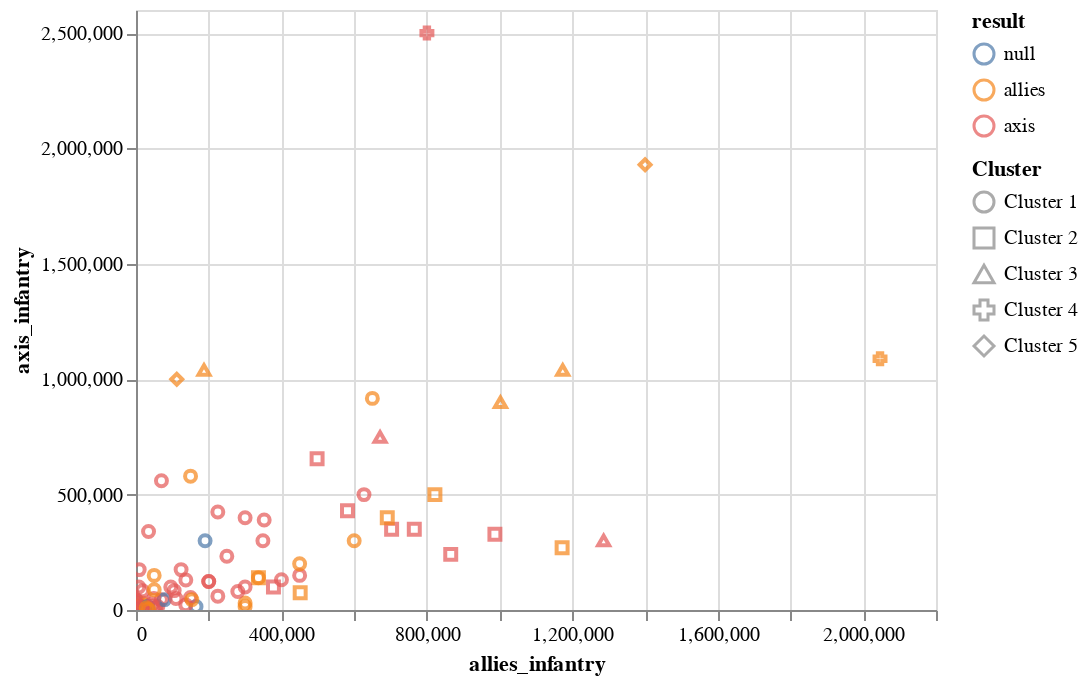

The notebook cell this image was saved under:
### Code cell
c.encode(shape=alt.Shape('label 2:N', legend=alt.Legend(title='Cluster')))

### Figure 1 — Vega-Lite specification as saved in the notebook (floating-point values rounded to 4 significant figures)
{"$schema": "https://vega.github.io/schema/vega-lite/v3.4.0.json", "config": {"mark": {"tooltip": null}, "view": {"height": 300, "width": 400}}, "data": {"name": "data-870c1642f6fab8b8c578ab58210f80f0"}, "datasets": {"data-870c1642f6fab8b8c578ab58210f80f0": [{"allies_guns": 0, "allies_infantry": 240, "allies_tanks": 0, "axis_guns": 0, "axis_infantry": 3400, "axis_tanks": 0, "label": "Cluster 1", "label 2": "Cluster 1", "name": "Battle of Westerplatte", "result": "axis", "start": "1939-09-01T00:00:00"}, {"allies_guns": 16, "allies_infantry": 50000, "allies_tanks": 58, "axis_guns": 109, "axis_infantry": 5000, "axis_tanks": 498, "label": "Cluster 1", "label 2": "Cluster 1", "name": "Battle of Jordanów", "result": "axis", "start": "1939-09-01T00:00:00"}, {"allies_guns": 6, "allies_infantry": 720, "allies_tanks": 0, "axis_guns": 657, "axis_infantry": 42200, "axis_tanks": 350, "label": "Cluster 1", "label 2": "Cluster 1", "name": "Battle of Wizna", "result": "axis", "start": "1939-09-01T00:00:00"}, {"allies_guns": 46, "allies_infantry": 2800, "allies_tanks": 0, "axis_guns": 0, "axis_infantry": 38000, "axis_tanks": 0, "label": "Cluster 1", "label 2": "Cluster 1", "name": "Battle of Hel", "result": "axis", "start": "1939-09-01T00:00:00"}, {"allies_guns": 0, "allies_infantry": 225000, "allies_tanks": 0, "axis_guns": 0, "axis_infantry": 425000, "axis_tanks": 500, "label": "Cluster 1", "label 2": "Cluster 1", "name": "Battle of the Bzura", "result": "axis", "start": "1939-09-01T00:00:00"}, {"allies_guns": 0, "allies_infantry": 124000, "allies_tanks": 0, "axis_guns": 0, "axis_infantry": 175000, "axis_tanks": 0, "label": "Cluster 1", "label 2": "Cluster 1", "name": "Siege of Warsaw", "result": "axis", "start": "1939-09-01T00:00:00"}, {"allies_guns": 30, "allies_infantry": 8800, "allies_tanks": 0, "axis_guns": 0, "axis_infantry": 175000, "axis_tanks": 200, "label": "Cluster 1", "label 2": "Cluster 1", "name": "Battle of Lwów", "result": "axis", "start": "1939-09-01T00:00:00"}, {"allies_guns": 0, "allies_infantry": 70000, "allies_tanks": 400, "axis_guns": 0, "axis_infantry": 45000, "axis_tanks": 800, "label": "Cluster 1", "label 2": "Cluster 1", "name": "Battle of Tomaszów Lubelski", "result": "axis", "start": "1939-09-01T00:00:00"}, {"allies_guns": 0, "allies_infantry": 22500, "allies_tanks": 0, "axis_guns": 0, "axis_infantry": 20000, "axis_tanks": 0, "label": "Cluster 1", "label 2": "Cluster 1", "name": "Battle of Krasnobród", "result": "allies", "start": "1939-09-01T00:00:00"}, {"allies_guns": 0, "allies_infantry": 18000, "allies_tanks": 0, "axis_guns": 0, "axis_infantry": 30000, "axis_tanks": 400, "label": "Cluster 1", "label 2": "Cluster 1", "name": "Battle of Kock", "result": "allies", "start": "1939-10-01T00:00:00"}, {"allies_guns": 22, "allies_infantry": 6500, "allies_tanks": 0, "axis_guns": 0, "axis_infantry": 20000, "axis_tanks": 200, "label": "Cluster 1", "label 2": "Cluster 1", "name": "Battle of Wilno", "result": "axis", "start": "1939-09-01T00:00:00"}, {"allies_guns": 0, "allies_infantry": 4000, "allies_tanks": 0, "axis_guns": 0, "axis_infantry": 15000, "axis_tanks": 0, "label": "Cluster 1", "label 2": "Cluster 1", "name": "Battle of Szack", "result": "allies", "start": "1939-09-01T00:00:00"}, {"allies_guns": 13, "allies_infantry": 2000, "allies_tanks": 0, "axis_guns": 200, "axis_infantry": 1200, "axis_tanks": 70, "label": "Cluster 1", "label 2": "Cluster 1", "name": "Battle of Wytyczno", "result": "axis", "start": "1939-10-01T00:00:00"}, {"allies_guns": 0, "allies_infantry": 55000, "allies_tanks": 100, "axis_guns": 0, "axis_infantry": 11500, "axis_tanks": 0, "label": "Cluster 1", "label 2": "Cluster 1", "name": "Battle of Suomussalmi", "result": "axis", "start": "1939-12-01T00:00:00"}, {"allies_guns": 0, "allies_infantry": 300000, "allies_tanks": 0, "axis_guns": 0, "axis_infantry": 15000, "axis_tanks": 0, "label": "Cluster 1", "label 2": "Cluster 1", "name": "Battle of Summa", "result": "allies", "start": "1939-12-01T00:00:00"}, {"allies_guns": 0, "allies_infantry": 25000, "allies_tanks": 0, "axis_guns": 0, "axis_infantry": 10000, "axis_tanks": 0, "label": "Cluster 1", "label 2": "Cluster 1", "name": "Battle of Raate Road", "result": "axis", "start": "1940-01-01T00:00:00"}, {"allies_guns": 0, "allies_infantry": 60000, "allies_tanks": 100, "axis_guns": 0, "axis_infantry": 15000, "axis_tanks": 0, "label": "Cluster 1", "label 2": "Cluster 1", "name": "Battle of Kollaa", "result": "axis", "start": "1939-12-01T00:00:00"}, {"allies_guns": 0, "allies_infantry": 30000, "allies_tanks": 800, "axis_guns": 0, "axis_infantry": 750, "axis_tanks": 0, "label": "Cluster 1", "label 2": "Cluster 1", "name": "Battle of Petsamo", "result": "allies", "start": "1939-11-01T00:00:00"}, {"allies_guns": 0, "allies_infantry": 9000, "allies_tanks": 3, "axis_guns": 0, "axis_infantry": 17000, "axis_tanks": 800, "label": "Cluster 1", "label 2": "Cluster 1", "name": "Defense of Brest Fortress", "result": "axis", "start": "1941-06-01T00:00:00"}, {"allies_guns": 14171, "allies_infantry": 671165, "allies_tanks": 4522, "axis_guns": 0, "axis_infantry": 750000, "axis_tanks": 1936, "label": "Cluster 3", "label 2": "Cluster 3", "name": "Battle of Białystok-Minsk", "result": "axis", "start": "1941-06-01T00:00:00"}, {"allies_guns": 5573, "allies_infantry": 498000, "allies_tanks": 1393, "axis_guns": 7673, "axis_infantry": 655000, "axis_tanks": 1389, "label": "Cluster 4", "label 2": "Cluster 2", "name": "Baltic Operation", "result": "axis", "start": "1941-06-01T00:00:00"}, {"allies_guns": 0, "allies_infantry": 650000, "allies_tanks": 0, "axis_guns": 0, "axis_infantry": 917000, "axis_tanks": 0, "label": "Cluster 4", "label 2": "Cluster 1", "name": "Continuation War", "result": "allies", "start": "1941-06-01T00:00:00"}, {"allies_guns": 0, "allies_infantry": 45000, "allies_tanks": 0, "axis_guns": 0, "axis_infantry": 27500, "axis_tanks": 0, "label": "Cluster 1", "label 2": "Cluster 1", "name": "Operation Platinum Fox", "result": "axis", "start": "1941-06-01T00:00:00"}, {"allies_guns": 0, "allies_infantry": 78500, "allies_tanks": 200, "axis_guns": 0, "axis_infantry": 45000, "axis_tanks": 72, "label": "Cluster 1", "label 2": "Cluster 1", "name": "Operation Arctic Fox", "result": null, "start": "1941-07-01T00:00:00"}, {"allies_guns": 0, "allies_infantry": 581600, "allies_tanks": 1545, "axis_guns": 0, "axis_infantry": 430000, "axis_tanks": 1780, "label": "Cluster 3", "label 2": "Cluster 2", "name": "Battle of Smolensk (1941)", "result": "axis", "start": "1941-07-01T00:00:00"}, {"allies_guns": 858, "allies_infantry": 300000, "allies_tanks": 317, "axis_guns": 0, "axis_infantry": 400000, "axis_tanks": 600, "label": "Cluster 1", "label 2": "Cluster 1", "name": "Battle of Uman", "result": "axis", "start": "1941-07-01T00:00:00"}, {"allies_guns": 240, "allies_infantry": 34500, "allies_tanks": 0, "axis_guns": 0, "axis_infantry": 340223, "axis_tanks": 0, "label": "Cluster 1", "label 2": "Cluster 1", "name": "Siege of Odessa (1941)", "result": "axis", "start": "1941-08-01T00:00:00"}, {"allies_guns": 0, "allies_infantry": 627000, "allies_tanks": 0, "axis_guns": 0, "axis_infantry": 500000, "axis_tanks": 0, "label": "Cluster 3", "label 2": "Cluster 1", "name": "Battle of Kiev (1941)", "result": "axis", "start": "1941-08-01T00:00:00"}, {"allies_guns": 0, "allies_infantry": 190000, "allies_tanks": 0, "axis_guns": 0, "axis_infantry": 300000, "axis_tanks": 0, "label": "Cluster 1", "label 2": "Cluster 1", "name": "Sinyavino Offensive (1942)", "result": null, "start": "1942-10-01T00:00:00"}, {"allies_guns": 4600, "allies_infantry": 352500, "allies_tanks": 500, "axis_guns": 700, "axis_infantry": 390000, "axis_tanks": 50, "label": "Cluster 1", "label 2": "Cluster 1", "name": "Operation Iskra", "result": "axis", "start": "1943-01-01T00:00:00"}, {"allies_guns": 0, "allies_infantry": 1500, "allies_tanks": 0, "axis_guns": 0, "axis_infantry": 30000, "axis_tanks": 12, "label": "Cluster 1", "label 2": "Cluster 1", "name": "First Battle of Kharkov", "result": "axis", "start": "1941-10-01T00:00:00"}, {"allies_guns": 0, "allies_infantry": 32000, "allies_tanks": 0, "axis_guns": 0, "axis_infantry": 15000, "axis_tanks": 600, "label": "Cluster 1", "label 2": "Cluster 1", "name": "Battle at Borodino Field", "result": null, "start": "1941-10-01T00:00:00"}, {"allies_guns": 0, "allies_infantry": 249800, "allies_tanks": 238, "axis_guns": 0, "axis_infantry": 232549, "axis_tanks": 257, "label": "Cluster 1", "label 2": "Cluster 1", "name": "Battle of the Kerch Peninsula", "result": "axis", "start": "1941-12-01T00:00:00"}, {"allies_guns": 0, "allies_infantry": 349000, "allies_tanks": 120, "axis_guns": 0, "axis_infantry": 300000, "axis_tanks": 250, "label": "Cluster 1", "label 2": "Cluster 1", "name": "Battle of Rostov", "result": "axis", "start": "1941-11-01T00:00:00"}, {"allies_guns": 7600, "allies_infantry": 1400000, "allies_tanks": 3232, "axis_guns": 14000, "axis_infantry": 1929406, "axis_tanks": 2470, "label": "Cluster 5", "label 2": "Cluster 5", "name": "Battle of Moscow", "result": "allies", "start": "1941-10-01T00:00:00"}, {"allies_guns": 0, "allies_infantry": 400000, "allies_tanks": 0, "axis_guns": 0, "axis_infantry": 131000, "axis_tanks": 0, "label": "Cluster 1", "label 2": "Cluster 1", "name": "Demyansk Pocket", "result": "axis", "start": "1942-02-01T00:00:00"}, {"allies_guns": 1154, "allies_infantry": 765300, "allies_tanks": 1476, "axis_guns": 0, "axis_infantry": 350000, "axis_tanks": 507, "label": "Cluster 3", "label 2": "Cluster 2", "name": "Second Battle of Kharkov", "result": "axis", "start": "1942-05-01T00:00:00"}, {"allies_guns": 0, "allies_infantry": 800000, "allies_tanks": 0, "axis_guns": 0, "axis_infantry": 2500000, "axis_tanks": 0, "label": "Cluster 5", "label 2": "Cluster 4", "name": "Battle of Voronezh (1942)", "result": "axis", "start": "1942-06-01T00:00:00"}, {"allies_guns": 13451, "allies_infantry": 187000, "allies_tanks": 894, "axis_guns": 10250, "axis_infantry": 1040000, "axis_tanks": 500, "label": "Cluster 4", "label 2": "Cluster 3", "name": "Battle of Stalingrad", "result": "allies", "start": "1942-08-01T00:00:00"}, {"allies_guns": 13451, "allies_infantry": 1173500, "allies_tanks": 894, "axis_guns": 3000, "axis_infantry": 1040000, "axis_tanks": 950, "label": "Cluster 2", "label 2": "Cluster 3", "name": "Operation Uranus", "result": "allies", "start": "1942-11-01T00:00:00"}, {"allies_guns": 0, "allies_infantry": 702923, "allies_tanks": 1718, "axis_guns": 0, "axis_infantry": 350000, "axis_tanks": 1615, "label": "Cluster 3", "label 2": "Cluster 2", "name": "Operation Mars", "result": "axis", "start": "1942-11-01T00:00:00"}, {"allies_guns": 0, "allies_infantry": 6000, "allies_tanks": 0, "axis_guns": 0, "axis_infantry": 9000, "axis_tanks": 0, "label": "Cluster 1", "label 2": "Cluster 1", "name": "Battle of Nikolayevka", "result": "axis", "start": "1943-01-01T00:00:00"}, {"allies_guns": 0, "allies_infantry": 50000, "allies_tanks": 250, "axis_guns": 1500, "axis_infantry": 150000, "axis_tanks": 630, "label": "Cluster 1", "label 2": "Cluster 1", "name": "Operation Winter Storm", "result": "allies", "start": "1942-12-01T00:00:00"}, {"allies_guns": 0, "allies_infantry": 95608, "allies_tanks": 0, "axis_guns": 0, "axis_infantry": 100000, "axis_tanks": 0, "label": "Cluster 1", "label 2": "Cluster 1", "name": "Battle for Velikiye Luki (1943)", "result": "axis", "start": "1942-11-01T00:00:00"}, {"allies_guns": 1000, "allies_infantry": 33000, "allies_tanks": 0, "axis_guns": 0, "axis_infantry": 5900, "axis_tanks": 0, "label": "Cluster 1", "label 2": "Cluster 1", "name": "Battle of Krasny Bor", "result": "axis", "start": "1943-02-01T00:00:00"}, {"allies_guns": 0, "allies_infantry": 987000, "allies_tanks": 2100, "axis_guns": 0, "axis_infantry": 327900, "axis_tanks": 960, "label": "Cluster 3", "label 2": "Cluster 2", "name": "Battle of Voronezh (1943)", "result": "axis", "start": "1943-01-01T00:00:00"}, {"allies_guns": 0, "allies_infantry": 70000, "allies_tanks": 0, "axis_guns": 0, "axis_infantry": 560000, "axis_tanks": 0, "label": "Cluster 4", "label 2": "Cluster 1", "name": "Third Battle of Kharkov", "result": "axis", "start": "1943-02-01T00:00:00"}, {"allies_guns": 26379, "allies_infantry": 1286000, "allies_tanks": 2409, "axis_guns": 5500, "axis_infantry": 300700, "axis_tanks": 625, "label": "Cluster 3", "label 2": "Cluster 3", "name": "Operation Kutuzov", "result": "axis", "start": "1943-07-01T00:00:00"}, {"allies_guns": 0, "allies_infantry": 165000, "allies_tanks": 0, "axis_guns": 0, "axis_infantry": 15000, "axis_tanks": 400, "label": "Cluster 1", "label 2": "Cluster 1", "name": "Battle of Lenino", "result": null, "start": "1943-10-01T00:00:00"}, {"allies_guns": 5300, "allies_infantry": 336700, "allies_tanks": 924, "axis_guns": 242, "axis_infantry": 140000, "axis_tanks": 318, "label": "Cluster 1", "label 2": "Cluster 2", "name": "Korsun Pocket", "result": "allies", "start": "1944-01-01T00:00:00"}, {"allies_guns": 8890, "allies_infantry": 691000, "allies_tanks": 670, "axis_guns": 3500, "axis_infantry": 400000, "axis_tanks": 450, "label": "Cluster 3", "label 2": "Cluster 2", "name": "Uman-Botoshany Offensive", "result": "allies", "start": "1944-03-01T00:00:00"}, {"allies_guns": 4600, "allies_infantry": 822000, "allies_tanks": 550, "axis_guns": 2389, "axis_infantry": 500000, "axis_tanks": 146, "label": "Cluster 3", "label 2": "Cluster 2", "name": "Leningrad–Novgorod Offensive", "result": "allies", "start": "1944-01-01T00:00:00"}, {"allies_guns": 5300, "allies_infantry": 336700, "allies_tanks": 524, "axis_guns": 242, "axis_infantry": 140000, "axis_tanks": 318, "label": "Cluster 1", "label 2": "Cluster 1", "name": "Korsun-Cherkassy Pocket", "result": "allies", "start": "1944-01-01T00:00:00"}, {"allies_guns": 1200, "allies_infantry": 450000, "allies_tanks": 681, "axis_guns": 0, "axis_infantry": 150000, "axis_tanks": 110, "label": "Cluster 1", "label 2": "Cluster 1", "name": "Krasnoye Selo–Ropsha Offensive", "result": "axis", "start": "1944-01-01T00:00:00"}, {"allies_guns": 0, "allies_infantry": 300000, "allies_tanks": 0, "axis_guns": 1500, "axis_infantry": 100000, "axis_tanks": 100, "label": "Cluster 1", "label 2": "Cluster 1", "name": "Kingisepp–Gdov Offensive", "result": "axis", "start": "1944-02-01T00:00:00"}, {"allies_guns": 300, "allies_infantry": 46385, "allies_tanks": 0, "axis_guns": 36, "axis_infantry": 17100, "axis_tanks": 0, "label": "Cluster 1", "label 2": "Cluster 1", "name": "Battle of Auvere", "result": "axis", "start": "1944-07-01T00:00:00"}, {"allies_guns": 0, "allies_infantry": 200000, "allies_tanks": 0, "axis_guns": 1500, "axis_infantry": 123541, "axis_tanks": 100, "label": "Cluster 1", "label 2": "Cluster 1", "name": "Narva Offensive (15–28 February 1944)", "result": "axis", "start": "1944-02-01T00:00:00"}, {"allies_guns": 2500, "allies_infantry": 200000, "allies_tanks": 100, "axis_guns": 0, "axis_infantry": 123541, "axis_tanks": 0, "label": "Cluster 1", "label 2": "Cluster 1", "name": "Narva Offensive (1–4 March 1944)", "result": "axis", "start": "1944-03-01T00:00:00"}, {"allies_guns": 0, "allies_infantry": 136830, "allies_tanks": 1830, "axis_guns": 0, "axis_infantry": 22250, "axis_tanks": 87, "label": "Cluster 1", "label 2": "Cluster 1", "name": "Battle of Tannenberg Line", "result": "axis", "start": "1944-07-01T00:00:00"}, {"allies_guns": 10500, "allies_infantry": 451500, "allies_tanks": 800, "axis_guns": 1930, "axis_infantry": 75000, "axis_tanks": 110, "label": "Cluster 1", "label 2": "Cluster 2", "name": "Vyborg–Petrozavodsk Offensive", "result": "allies", "start": "1944-06-01T00:00:00"}, {"allies_guns": 0, "allies_infantry": 7700, "allies_tanks": 0, "axis_guns": 0, "axis_infantry": 100000, "axis_tanks": 0, "label": "Cluster 1", "label 2": "Cluster 1", "name": "Vilnius Offensive", "result": "axis", "start": "1944-07-01T00:00:00"}, {"allies_guns": 0, "allies_infantry": 150000, "allies_tanks": 0, "axis_guns": 0, "axis_infantry": 54000, "axis_tanks": 0, "label": "Cluster 1", "label 2": "Cluster 1", "name": "Battle of Tali-Ihantala", "result": "axis", "start": "1944-06-01T00:00:00"}, {"allies_guns": 11265, "allies_infantry": 1002200, "allies_tanks": 1979, "axis_guns": 6300, "axis_infantry": 900000, "axis_tanks": 900, "label": "Cluster 2", "label 2": "Cluster 3", "name": "Lvov–Sandomierz Offensive", "result": "allies", "start": "1944-07-01T00:00:00"}, {"allies_guns": 0, "allies_infantry": 49000, "allies_tanks": 0, "axis_guns": 0, "axis_infantry": 50000, "axis_tanks": 0, "label": "Cluster 1", "label 2": "Cluster 1", "name": "Warsaw Uprising", "result": "axis", "start": "1944-08-01T00:00:00"}, {"allies_guns": 0, "allies_infantry": 153500, "allies_tanks": 0, "axis_guns": 0, "axis_infantry": 45000, "axis_tanks": 0, "label": "Cluster 1", "label 2": "Cluster 1", "name": "Battle of Studzianki", "result": "allies", "start": "1944-08-01T00:00:00"}, {"allies_guns": 0, "allies_infantry": 225000, "allies_tanks": 100, "axis_guns": 0, "axis_infantry": 60000, "axis_tanks": 160, "label": "Cluster 1", "label 2": "Cluster 1", "name": "First Battle of Târgu Frumos", "result": "axis", "start": "1944-04-01T00:00:00"}, {"allies_guns": 0, "allies_infantry": 18000, "allies_tanks": 0, "axis_guns": 0, "axis_infantry": 83000, "axis_tanks": 0, "label": "Cluster 1", "label 2": "Cluster 1", "name": "Slovak National Uprising", "result": "axis", "start": "1944-10-01T00:00:00"}, {"allies_guns": 3241, "allies_infantry": 378000, "allies_tanks": 1000, "axis_guns": 2000, "axis_infantry": 100000, "axis_tanks": 350, "label": "Cluster 1", "label 2": "Cluster 2", "name": "Battle of the Dukla Pass", "result": "axis", "start": "1944-09-01T00:00:00"}, {"allies_guns": 0, "allies_infantry": 10000, "allies_tanks": 0, "axis_guns": 0, "axis_infantry": 1500, "axis_tanks": 0, "label": "Cluster 1", "label 2": "Cluster 1", "name": "Battle of Porkuni", "result": "axis", "start": "1944-09-01T00:00:00"}, {"allies_guns": 2100, "allies_infantry": 150000, "allies_tanks": 125, "axis_guns": 3640, "axis_infantry": 580000, "axis_tanks": 520, "label": "Cluster 4", "label 2": "Cluster 1", "name": "Belgrade Offensive", "result": "allies", "start": "1944-09-01T00:00:00"}, {"allies_guns": 10238, "allies_infantry": 865506, "allies_tanks": 825, "axis_guns": 3500, "axis_infantry": 240952, "axis_tanks": 293, "label": "Cluster 3", "label 2": "Cluster 2", "name": "Battle of Debrecen", "result": "axis", "start": "1944-10-01T00:00:00"}, {"allies_guns": 0, "allies_infantry": 105000, "allies_tanks": 0, "axis_guns": 0, "axis_infantry": 84000, "axis_tanks": 0, "label": "Cluster 1", "label 2": "Cluster 1", "name": "Battle of Poznań (1945)", "result": "axis", "start": "1945-01-01T00:00:00"}, {"allies_guns": 5200, "allies_infantry": 137000, "allies_tanks": 528, "axis_guns": 4000, "axis_infantry": 130000, "axis_tanks": 108, "label": "Cluster 1", "label 2": "Cluster 1", "name": "Battle of Königsberg", "result": "axis", "start": "1945-01-01T00:00:00"}, {"allies_guns": 0, "allies_infantry": 300000, "allies_tanks": 800, "axis_guns": 0, "axis_infantry": 30000, "axis_tanks": 400, "label": "Cluster 1", "label 2": "Cluster 1", "name": "Defense of Schwedt Bridgehead", "result": "allies", "start": "1945-02-01T00:00:00"}, {"allies_guns": 0, "allies_infantry": 50000, "allies_tanks": 0, "axis_guns": 0, "axis_infantry": 87334, "axis_tanks": 0, "label": "Cluster 1", "label 2": "Cluster 1", "name": "Siege of Breslau", "result": "allies", "start": "1945-02-01T00:00:00"}, {"allies_guns": 0, "allies_infantry": 28000, "allies_tanks": 0, "axis_guns": 0, "axis_infantry": 10000, "axis_tanks": 0, "label": "Cluster 1", "label 2": "Cluster 1", "name": "Battle of Kolberg", "result": "allies", "start": "1945-03-01T00:00:00"}, {"allies_guns": 0, "allies_infantry": 450000, "allies_tanks": 0, "axis_guns": 0, "axis_infantry": 200000, "axis_tanks": 0, "label": "Cluster 1", "label 2": "Cluster 1", "name": "Battle of the Transdanubian Hills", "result": "allies", "start": "1945-03-01T00:00:00"}, {"allies_guns": 0, "allies_infantry": 600000, "allies_tanks": 0, "axis_guns": 0, "axis_infantry": 300000, "axis_tanks": 0, "label": "Cluster 3", "label 2": "Cluster 1", "name": "Nagykanizsa–Kermend Offensive", "result": "allies", "start": "1945-03-01T00:00:00"}, {"allies_guns": 5425, "allies_infantry": 1171800, "allies_tanks": 1600, "axis_guns": 434, "axis_infantry": 270000, "axis_tanks": 772, "label": "Cluster 3", "label 2": "Cluster 2", "name": "Vienna Offensive", "result": "allies", "start": "1945-04-01T00:00:00"}, {"allies_guns": 2625, "allies_infantry": 112143, "allies_tanks": 587, "axis_guns": 16934, "axis_infantry": 1000000, "axis_tanks": 3059, "label": "Cluster 4", "label 2": "Cluster 5", "name": "Battle of the Seelow Heights", "result": "allies", "start": "1945-04-01T00:00:00"}, {"allies_guns": 0, "allies_infantry": 280000, "allies_tanks": 0, "axis_guns": 0, "axis_infantry": 80000, "axis_tanks": 79, "label": "Cluster 1", "label 2": "Cluster 1", "name": "Battle of Halbe", "result": "axis", "start": "1945-04-01T00:00:00"}, {"allies_guns": 0, "allies_infantry": 110000, "allies_tanks": 500, "axis_guns": 600, "axis_infantry": 50000, "axis_tanks": 300, "label": "Cluster 1", "label 2": "Cluster 1", "name": "Battle of Bautzen (1945)", "result": "axis", "start": "1945-04-01T00:00:00"}, {"allies_guns": 0, "allies_infantry": 2046100, "allies_tanks": 0, "axis_guns": 0, "axis_infantry": 1089000, "axis_tanks": 0, "label": "Cluster 2", "label 2": "Cluster 4", "name": "Prague Offensive", "result": "allies", "start": "1945-05-01T00:00:00"}, {"allies_guns": 0, "allies_infantry": 35000, "allies_tanks": 0, "axis_guns": 0, "axis_infantry": 1800, "axis_tanks": 0, "label": "Cluster 1", "label 2": "Cluster 1", "name": "Battle of Odzak", "result": "allies", "start": "1945-04-01T00:00:00"}]}, "encoding": {"color": {"field": "result", "type": "nominal"}, "shape": {"field": "label 2", "legend": {"title": "Cluster"}, "type": "nominal"}, "tooltip": [{"field": "allies_infantry", "type": "quantitative"}, {"field": "axis_infantry", "type": "quantitative"}, {"field": "allies_tanks", "type": "quantitative"}, {"field": "axis_tanks", "type": "quantitative"}, {"field": "allies_guns", "type": "quantitative"}, {"field": "axis_guns", "type": "quantitative"}, {"field": "label", "type": "nominal"}, {"field": "name", "type": "nominal"}, {"field": "result", "type": "nominal"}, {"field": "start", "type": "temporal"}], "x": {"field": "allies_infantry", "type": "quantitative"}, "y": {"field": "axis_infantry", "type": "quantitative"}}, "mark": "point", "selection": {"selector001": {"bind": "scales", "encodings": ["x", "y"], "type": "interval"}}}
